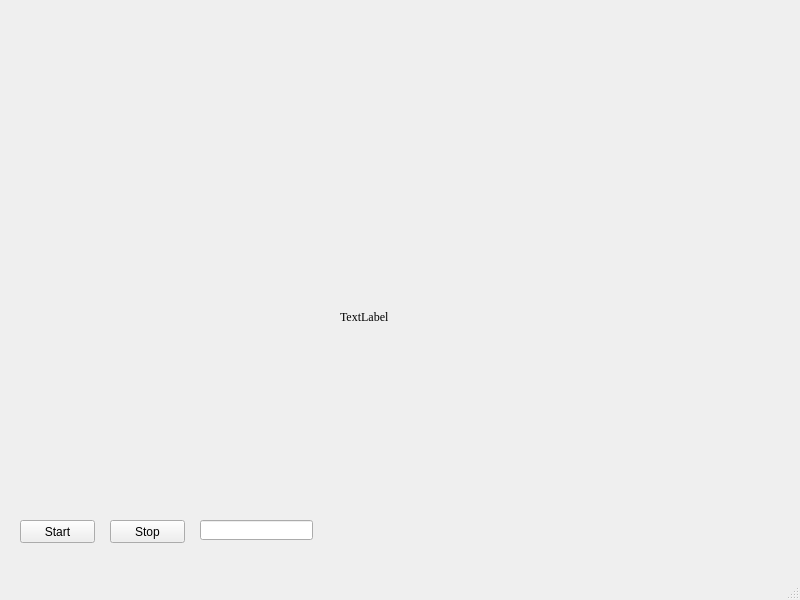
<?xml version="1.0" encoding="UTF-8"?>
<ui version="4.0">
 <class>MainWindow</class>
 <widget class="QMainWindow" name="MainWindow">
  <property name="geometry">
   <rect>
    <x>0</x>
    <y>0</y>
    <width>800</width>
    <height>600</height>
   </rect>
  </property>
  <property name="windowTitle">
   <string>MainWindow</string>
  </property>
  <widget class="QWidget" name="centralwidget">
   <widget class="QPushButton" name="ButtonStart">
    <property name="geometry">
     <rect>
      <x>20</x>
      <y>520</y>
      <width>75</width>
      <height>23</height>
     </rect>
    </property>
    <property name="text">
     <string>Start</string>
    </property>
   </widget>
   <widget class="QPushButton" name="ButtonStop">
    <property name="geometry">
     <rect>
      <x>110</x>
      <y>520</y>
      <width>75</width>
      <height>23</height>
     </rect>
    </property>
    <property name="text">
     <string>Stop</string>
    </property>
   </widget>
   <widget class="QLabel" name="LabelMoved">
    <property name="geometry">
     <rect>
      <x>340</x>
      <y>310</y>
      <width>48</width>
      <height>13</height>
     </rect>
    </property>
    <property name="font">
     <font>
      <family>Times New Roman</family>
     </font>
    </property>
    <property name="text">
     <string>TextLabel</string>
    </property>
   </widget>
   <widget class="QLineEdit" name="EditText">
    <property name="geometry">
     <rect>
      <x>200</x>
      <y>520</y>
      <width>113</width>
      <height>20</height>
     </rect>
    </property>
    <property name="text">
     <string/>
    </property>
   </widget>
  </widget>
  <widget class="QMenuBar" name="menubar">
   <property name="geometry">
    <rect>
     <x>0</x>
     <y>0</y>
     <width>800</width>
     <height>21</height>
    </rect>
   </property>
  </widget>
  <widget class="QStatusBar" name="statusbar"/>
 </widget>
 <resources/>
 <connections/>
</ui>
